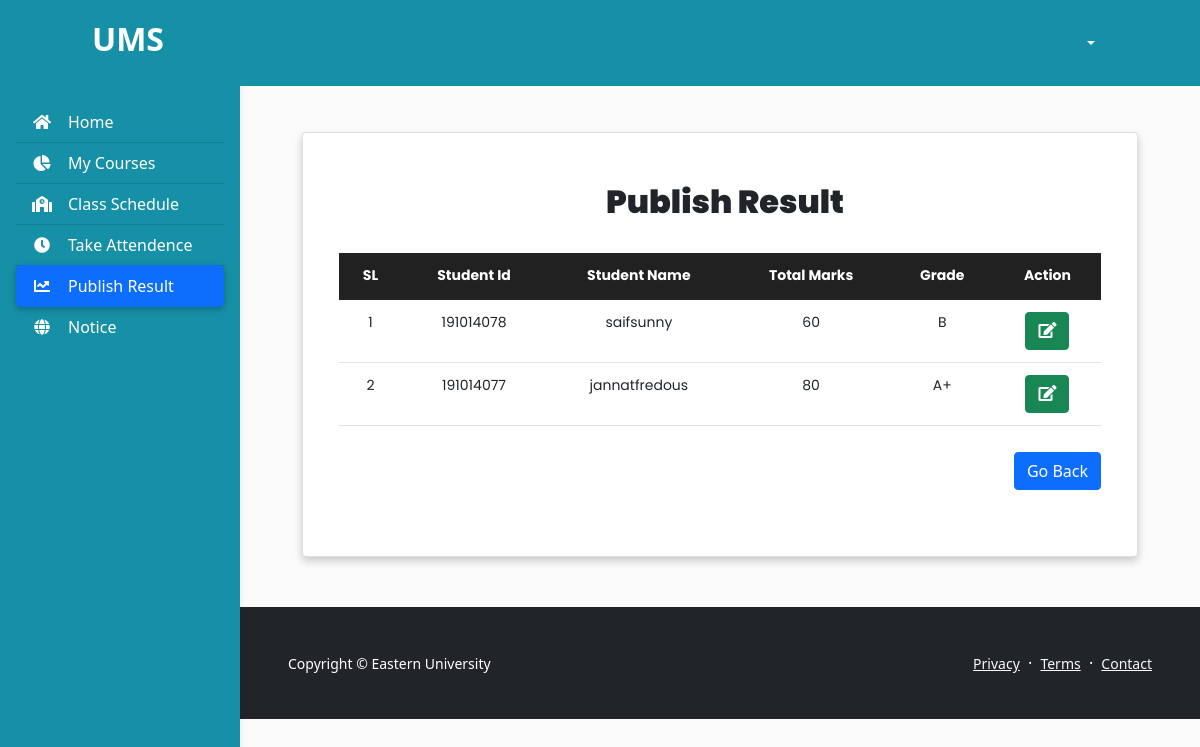
Page /faculty_show_stu_res.php?class_id=11 on the committed database.
### tables this page shows
CREATE TABLE `student_result` (
  `sl` int(11) NOT NULL,
  `sem_code` varchar(100) NOT NULL,
  `course_code` varchar(100) NOT NULL,
  `course_name` varchar(100) NOT NULL,
  `credit` int(11) NOT NULL,
  `class_id` int(11) NOT NULL,
  `student_id` int(11) NOT NULL,
  `student_name` varchar(100) NOT NULL,
  `attendence` int(11) NOT NULL,
  `class_test` int(11) NOT NULL,
  `mid` int(11) NOT NULL,
  `assignment` int(11) NOT NULL,
  `final` int(11) NOT NULL,
  `total` int(11) NOT NULL,
  `grade` varchar(10) NOT NULL
);

### faculty_show_stu_res.php (the view, shortened to what this page needs)
<?php
include_once("./database/config.php");
$username = $_SESSION['username'];
$class_id = $_GET['class_id'];
?>
<!DOCTYPE html>
<html lang="en">
<head>
    <link href="https://cdn.jsdelivr.net/npm/bootstrap@5.1.3/dist/css/bootstrap.min.css" rel="stylesheet"
>
    <link rel="stylesheet" href="https://pro.fontawesome.com/releases/v5.10.0/css/all.css"
 />
    <link rel="stylesheet" type="text/css" href="./includes/nav.css">
    <link rel="stylesheet" type="text/css" href="./includes/table.css">
</head>
<body>
    <header>
        <nav id="sidebarMenu" class="collapse d-lg-block sidebar collapse" style="background:#1690A7; margin-top:20px">
            <div class="position-sticky">
                <div class="list-group list-group-flush mx-3 mt-4">
                    <a href="faculty_dash.php" class="list-group-item list-group-item-action py-2 " aria-current="true"
                        style="background:#1690A7;Color:white;">
                        <i class="fas fa-home fa-fw me-3"></i><span>Home</span></a>
                    <a href="faculty_course.php" class="list-group-item list-group-item-action py-2 "
                        style="background:#1690A7; Color:white;"><i class="fas fa-chart-pie fa-fw me-3"></i><span>My
                            Courses</span></a>
                    <a href="faculty_schedule.php" class="list-group-item list-group-item-action py-2 "
                        style="background:#1690A7; Color:white;">
                        <i class="fas fa-school fa-fw me-3"></i><span>Class Schedule</span></a>
                    <a href="faculty_att.php" class="list-group-item list-group-item-action py-2 "
                        style="background:#1690A7; Color:white;">
                        <i class="fas fa-clock fa-fw me-3"></i><span>Take Attendence</span></a>
                    <a href="faculty_result.php" class="list-group-item list-group-item-action py-2 bg-primary active"
                        style="background:#1690A7; Color:white;"><i
                            class="fas fa-chart-line fa-fw me-3"></i><span>Publish Result</span></a>
                    <a href="faculty_notice_list.php" class="list-group-item list-group-item-action py-2 "
                        style="background:#1690A7; Color:white;">
                        <i class="fas fa-globe fa-fw me-3"></i><span>Notice</span></a>
                </div>
            </div>
        </nav>
        <nav id="main-navbar" class="navbar navbar-expand-lg navbar-light fixed-top"
            style="background:#1690A7; padding:15px 80px">
            <div class="container-fluid">
                <a class="navbar-brand" href="faculty_dash.php">
                    <h2 style="color:white; font-weight:600;">UMS</h2>
                </a>
                <div class="dropdown">
                    <a class="btn dropdown-toggle" href="#" style="color:white; font-weight:500" role="button"
                        id="dropdownMenuLink" data-bs-toggle="dropdown" aria-expanded="false">
                        <span style="padding-left:10px"><?php echo $username?></span>
                    </a>
                </div>
            </div>
        </nav>
    </header>
    <main style="margin-top: 58px;">
        <div class="container pt-4" style="padding-left:50px; padding-right:50px;">
            <div style="padding: 50px 0;">
                <div class="container">
                    <div class="row">
                        <div class="col-md-12">
                            <div class="card mx-auto"
                                style="text-align:center;padding:50px 20px;box-shadow: 0 4px 8px 0 rgba(0, 0, 0, 0.2); ">
                                <div class="card-title">
                                    <h2 style="padding-left:10px; font-weight:1000">Publish Result</h2>
                                </div>
                                <div class="card-body" id="card-body">
                                    <form action="" method="POST">
                                        <table class="table">
                                            <thead>
                                                <th>SL</th>
                                                <th>Student Id</th>
                                                <th>Student Name</th>
                                                <th>Total Marks</th>
                                                <th>Grade</th>
                                                <th>Action</th>
                                            </thead>
                                            <tbody>
                                                <?php
                                            $sql = "SELECT * FROM student_result WHERE class_id='$class_id'";
                                            $result = mysqli_query($conn, $sql);
                                            if($result){
                                                $i=1;
                                                while($row=mysqli_fetch_assoc($result)){
                                                    $student_id=$row['student_id'];
                                                    $student_name = $row['student_name'];
                                                    $total = $row['total'];
                                                    $grade = $row['grade'];
                                                        echo '<tr>
                                                        <td>'.$i.'</td>
                                                        <td>'.$student_id.'</td>
                                                        <td>'.$student_name.'</td>
                                                        <td>'.$total.'</td>
                                                        <td>'.$grade.'</td>
                                                        <td>
                                                            <a href="faculty_result_update.php?class_id='.$class_id.'&student_id='.$student_id.'" class="btn btn-success"><i class="fa fa-edit"></i></a>
                                                        </td>
                                                        </tr>';
                                                        $i++;
                                                    }
                                            }
                                        ?>
                                            </tbody>
                                        </table>
                                        <div class="d-flex justify-content-end" style="padding-top:10px;">
                                            <a href="faculty_result.php" class="btn btn-primary">Go Back</a>
                                        </div>
                                    </form>
                                </div>
                            </div>
                        </div>
                    </div>
                </div>
            </div>
        </div>
        <?php include_once("./templates/footer.php");?>
    </main>
</body>
</html>

### includes/nav.css (style rules this page uses)
body { background-color: #fbfbfb; }
@media (min-width: 991.98px) { main { padding-left: 240px; } }
.sidebar { position: fixed; top: 0; bottom: 0; left: 0; padding: 58px 0 0; box-shadow: 0 2px 5px 0 rgb(0 0 0 / 5%), 0 2px 10px 0 rgb(0 0 0 / 5%); width: 240px; z-index: 600; }
.sidebar .active { border-radius: 5px; box-shadow: 0 2px 5px 0 rgb(0 0 0 / 16%), 0 2px 10px 0 rgb(0 0 0 / 12%); }

### includes/table.css (style rules this page uses)
* { box-sizing: border-box; margin:0; padding:0; }
.table { width: 100%; border-collapse: collapse; }
.table td,.table th { font-family: 'poppins'; padding:12px 15px; text-align: center; font-size:14px; }
.table th { background-color: #212121; color:#ffffff; }
.card-title { font-family: 'poppins'; display: flex; align-items: center; justify-content: center; }

### rows in the picture
student_result: student "191014078", student_name "saifsunny", total "60", grade "B"
student_result: student "191014077", student_name "jannatfredous", total "80", grade "A+"
